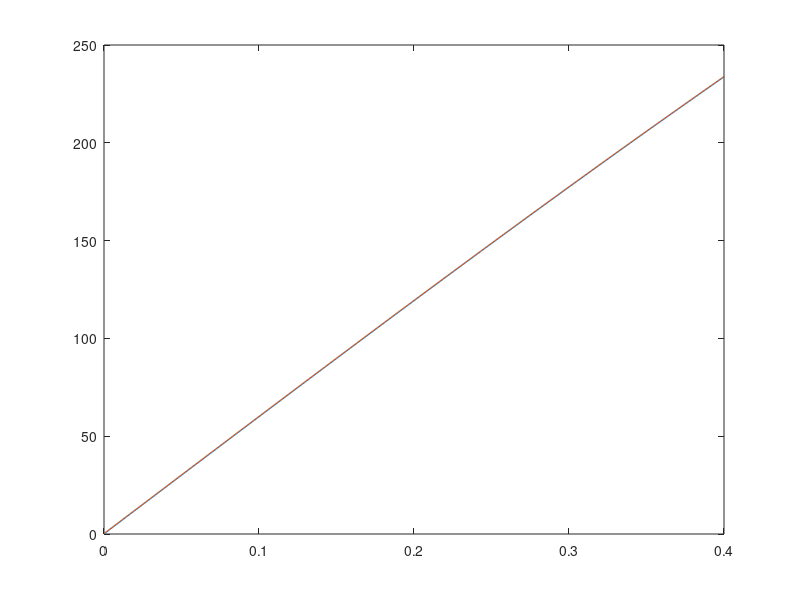

This figure's MATLAB source:
 t = 0:0.0005:0.4;

 int = 0;
 int_array = zeros(size(t));
 for i = 1:length(t)
     int = int + 600*cos(t(i))*0.0005;
     int_array(i) = int;
 end
figure;
plot(t,600*sin(t));
hold on
plot(t,int_array)
hold off